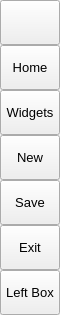
        <widget class="QFrame" name="leftMenuBg">
         <property name="minimumSize">
          <size>
           <width>60</width>
           <height>0</height>
          </size>
         </property>
         <property name="maximumSize">
          <size>
           <width>60</width>
           <height>16777215</height>
          </size>
         </property>
         <property name="frameShape">
          <enum>QFrame::NoFrame</enum>
         </property>
         <property name="frameShadow">
          <enum>QFrame::Raised</enum>
         </property>
         <layout class="QVBoxLayout" name="verticalLayout_3">
          <property name="spacing">
           <number>0</number>
          </property>
          <property name="leftMargin">
           <number>0</number>
          </property>
          <property name="topMargin">
           <number>0</number>
          </property>
          <property name="rightMargin">
           <number>0</number>
          </property>
          <property name="bottomMargin">
           <number>0</number>
          </property>
          <item>
           <widget class="QFrame" name="leftMenuFrame">
            <property name="maximumSize">
             <size>
              <width>16777215</width>
              <height>16777215</height>
             </size>
            </property>
            <property name="frameShape">
             <enum>QFrame::NoFrame</enum>
            </property>
            <property name="frameShadow">
             <enum>QFrame::Raised</enum>
            </property>
            <layout class="QVBoxLayout" name="verticalMenuLayout">
             <property name="spacing">
              <number>0</number>
             </property>
             <property name="leftMargin">
              <number>0</number>
             </property>
             <property name="topMargin">
              <number>0</number>
             </property>
             <property name="rightMargin">
              <number>0</number>
             </property>
             <property name="bottomMargin">
              <number>0</number>
             </property>
             <item>
              <widget class="QFrame" name="toggleBox">
               <property name="maximumSize">
                <size>
                 <width>16777215</width>
                 <height>45</height>
                </size>
               </property>
               <property name="frameShape">
                <enum>QFrame::NoFrame</enum>
               </property>
               <property name="frameShadow">
                <enum>QFrame::Raised</enum>
               </property>
               <layout class="QVBoxLayout" name="verticalLayout_4">
                <property name="spacing">
                 <number>0</number>
                </property>
                <property name="leftMargin">
                 <number>0</number>
                </property>
                <property name="topMargin">
                 <number>0</number>
                </property>
                <property name="rightMargin">
                 <number>0</number>
                </property>
                <property name="bottomMargin">
                 <number>0</number>
                </property>
                <item>
                 <widget class="QPushButton" name="toggleButton">
                  <property name="sizePolicy">
                   <sizepolicy hsizetype="Expanding" vsizetype="Fixed">
                    <horstretch>0</horstretch>
                    <verstretch>0</verstretch>
                   </sizepolicy>
                  </property>
                  <property name="minimumSize">
                   <size>
                    <width>0</width>
                    <height>45</height>
                   </size>
                  </property>
                  <property name="font">
                   <font>
                    <family>Segoe UI</family>
                    <pointsize>10</pointsize>
                    <weight>50</weight>
                    <italic>false</italic>
                    <bold>false</bold>
                   </font>
                  </property>
                  <property name="cursor">
                   <cursorShape>PointingHandCursor</cursorShape>
                  </property>
                  <property name="layoutDirection">
                   <enum>Qt::LeftToRight</enum>
                  </property>
                  <property name="styleSheet">
                   <string notr="true">background-image: url(:/icons/images/icons/icon_menu.png);</string>
                  </property>
                  <property name="text">
                   <string/>
                  </property>
                 </widget>
                </item>
               </layout>
              </widget>
             </item>
             <item alignment="Qt::AlignTop">
              <widget class="QFrame" name="topMenu">
               <property name="frameShape">
                <enum>QFrame::NoFrame</enum>
               </property>
               <property name="frameShadow">
                <enum>QFrame::Raised</enum>
               </property>
               <layout class="QVBoxLayout" name="verticalLayout_8">
                <property name="spacing">
                 <number>0</number>
                </property>
                <property name="leftMargin">
                 <number>0</number>
                </property>
                <property name="topMargin">
                 <number>0</number>
                </property>
                <property name="rightMargin">
                 <number>0</number>
                </property>
                <property name="bottomMargin">
                 <number>0</number>
                </property>
                <item>
                 <widget class="QPushButton" name="btn_home">
                  <property name="sizePolicy">
                   <sizepolicy hsizetype="Expanding" vsizetype="Fixed">
                    <horstretch>0</horstretch>
                    <verstretch>0</verstretch>
                   </sizepolicy>
                  </property>
                  <property name="minimumSize">
                   <size>
                    <width>0</width>
                    <height>45</height>
                   </size>
                  </property>
                  <property name="font">
                   <font>
                    <family>Segoe UI</family>
                    <pointsize>10</pointsize>
                    <weight>50</weight>
                    <italic>false</italic>
                    <bold>false</bold>
                   </font>
                  </property>
                  <property name="cursor">
                   <cursorShape>PointingHandCursor</cursorShape>
                  </property>
                  <property name="layoutDirection">
                   <enum>Qt::LeftToRight</enum>
                  </property>
                  <property name="styleSheet">
                   <string notr="true">background-image: url(:/icons/images/icons/cil-home.png);</string>
                  </property>
                  <property name="text">
                   <string>Home</string>
                  </property>
                 </widget>
                </item>
                <item>
                 <widget class="QPushButton" name="btn_widgets">
                  <property name="sizePolicy">
                   <sizepolicy hsizetype="Expanding" vsizetype="Fixed">
                    <horstretch>0</horstretch>
                    <verstretch>0</verstretch>
                   </sizepolicy>
                  </property>
                  <property name="minimumSize">
                   <size>
                    <width>0</width>
                    <height>45</height>
                   </size>
                  </property>
                  <property name="font">
                   <font>
                    <family>Segoe UI</family>
                    <pointsize>10</pointsize>
                    <weight>50</weight>
                    <italic>false</italic>
                    <bold>false</bold>
                   </font>
                  </property>
                  <property name="cursor">
                   <cursorShape>PointingHandCursor</cursorShape>
                  </property>
                  <property name="layoutDirection">
                   <enum>Qt::LeftToRight</enum>
                  </property>
                  <property name="styleSheet">
                   <string notr="true">background-image: url(:/icons/images/icons/cil-gamepad.png);</string>
                  </property>
                  <property name="text">
                   <string>Widgets</string>
                  </property>
                 </widget>
                </item>
                <item>
                 <widget class="QPushButton" name="btn_new">
                  <property name="sizePolicy">
                   <sizepolicy hsizetype="Expanding" vsizetype="Fixed">
                    <horstretch>0</horstretch>
                    <verstretch>0</verstretch>
                   </sizepolicy>
                  </property>
                  <property name="minimumSize">
                   <size>
                    <width>0</width>
                    <height>45</height>
                   </size>
                  </property>
                  <property name="font">
                   <font>
                    <family>Segoe UI</family>
                    <pointsize>10</pointsize>
                    <weight>50</weight>
                    <italic>false</italic>
                    <bold>false</bold>
                   </font>
                  </property>
                  <property name="cursor">
                   <cursorShape>PointingHandCursor</cursorShape>
                  </property>
                  <property name="layoutDirection">
                   <enum>Qt::LeftToRight</enum>
                  </property>
                  <property name="styleSheet">
                   <string notr="true">background-image: url(:/icons/images/icons/cil-file.png);</string>
                  </property>
                  <property name="text">
                   <string>New</string>
                  </property>
                 </widget>
                </item>
                <item>
                 <widget class="QPushButton" name="btn_save">
                  <property name="sizePolicy">
                   <sizepolicy hsizetype="Expanding" vsizetype="Fixed">
                    <horstretch>0</horstretch>
                    <verstretch>0</verstretch>
                   </sizepolicy>
                  </property>
                  <property name="minimumSize">
                   <size>
                    <width>0</width>
                    <height>45</height>
                   </size>
                  </property>
                  <property name="font">
                   <font>
                    <family>Segoe UI</family>
                    <pointsize>10</pointsize>
                    <weight>50</weight>
                    <italic>false</italic>
                    <bold>false</bold>
                   </font>
                  </property>
                  <property name="cursor">
                   <cursorShape>PointingHandCursor</cursorShape>
                  </property>
                  <property name="layoutDirection">
                   <enum>Qt::LeftToRight</enum>
                  </property>
                  <property name="styleSheet">
                   <string notr="true">background-image: url(:/icons/images/icons/cil-save.png)</string>
                  </property>
                  <property name="text">
                   <string>Save</string>
                  </property>
                 </widget>
                </item>
                <item>
                 <widget class="QPushButton" name="btn_exit">
                  <property name="sizePolicy">
                   <sizepolicy hsizetype="Expanding" vsizetype="Fixed">
                    <horstretch>0</horstretch>
                    <verstretch>0</verstretch>
                   </sizepolicy>
                  </property>
                  <property name="minimumSize">
                   <size>
                    <width>0</width>
                    <height>45</height>
                   </size>
                  </property>
                  <property name="font">
                   <font>
                    <family>Segoe UI</family>
                    <pointsize>10</pointsize>
                    <weight>50</weight>
                    <italic>false</italic>
                    <bold>false</bold>
                   </font>
                  </property>
                  <property name="cursor">
                   <cursorShape>PointingHandCursor</cursorShape>
                  </property>
                  <property name="layoutDirection">
                   <enum>Qt::LeftToRight</enum>
                  </property>
                  <property name="styleSheet">
                   <string notr="true">background-image: url(:/icons/images/icons/cil-x.png);</string>
                  </property>
                  <property name="text">
                   <string>Exit</string>
                  </property>
                  <property name="icon">
                   <iconset resource="resources.qrc">
                    <normaloff>:/icons/images/icons/cil-4k.png</normaloff>:/icons/images/icons/cil-4k.png</iconset>
                  </property>
                 </widget>
                </item>
               </layout>
              </widget>
             </item>
             <item alignment="Qt::AlignBottom">
              <widget class="QFrame" name="bottomMenu">
               <property name="frameShape">
                <enum>QFrame::NoFrame</enum>
               </property>
               <property name="frameShadow">
                <enum>QFrame::Raised</enum>
               </property>
               <layout class="QVBoxLayout" name="verticalLayout_9">
                <property name="spacing">
                 <number>0</number>
                </property>
                <property name="leftMargin">
                 <number>0</number>
                </property>
                <property name="topMargin">
                 <number>0</number>
                </property>
                <property name="rightMargin">
                 <number>0</number>
                </property>
                <property name="bottomMargin">
                 <number>0</number>
                </property>
                <item>
                 <widget class="QPushButton" name="toggleLeftBox">
                  <property name="sizePolicy">
                   <sizepolicy hsizetype="Expanding" vsizetype="Fixed">
                    <horstretch>0</horstretch>
                    <verstretch>0</verstretch>
                   </sizepolicy>
                  </property>
                  <property name="minimumSize">
                   <size>
                    <width>0</width>
                    <height>45</height>
                   </size>
                  </property>
                  <property name="font">
                   <font>
                    <family>Segoe UI</family>
                    <pointsize>10</pointsize>
                    <weight>50</weight>
                    <italic>false</italic>
                    <bold>false</bold>
                   </font>
                  </property>
                  <property name="cursor">
                   <cursorShape>PointingHandCursor</cursorShape>
                  </property>
                  <property name="layoutDirection">
                   <enum>Qt::LeftToRight</enum>
                  </property>
                  <property name="styleSheet">
                   <string notr="true">background-image: url(:/icons/images/icons/icon_settings.png);</string>
                  </property>
                  <property name="text">
                   <string>Left Box</string>
                  </property>
                  <property name="icon">
                   <iconset resource="resources.qrc">
                    <normaloff>:/icons/images/icons/cil-lightbulb.png</normaloff>
                    <normalon>:/icons/images/icons/cil-lightbulb.png</normalon>:/icons/images/icons/cil-lightbulb.png</iconset>
                  </property>
                 </widget>
                </item>
               </layout>
              </widget>
             </item>
            </layout>
           </widget>
          </item>
         </layout>
        </widget>
